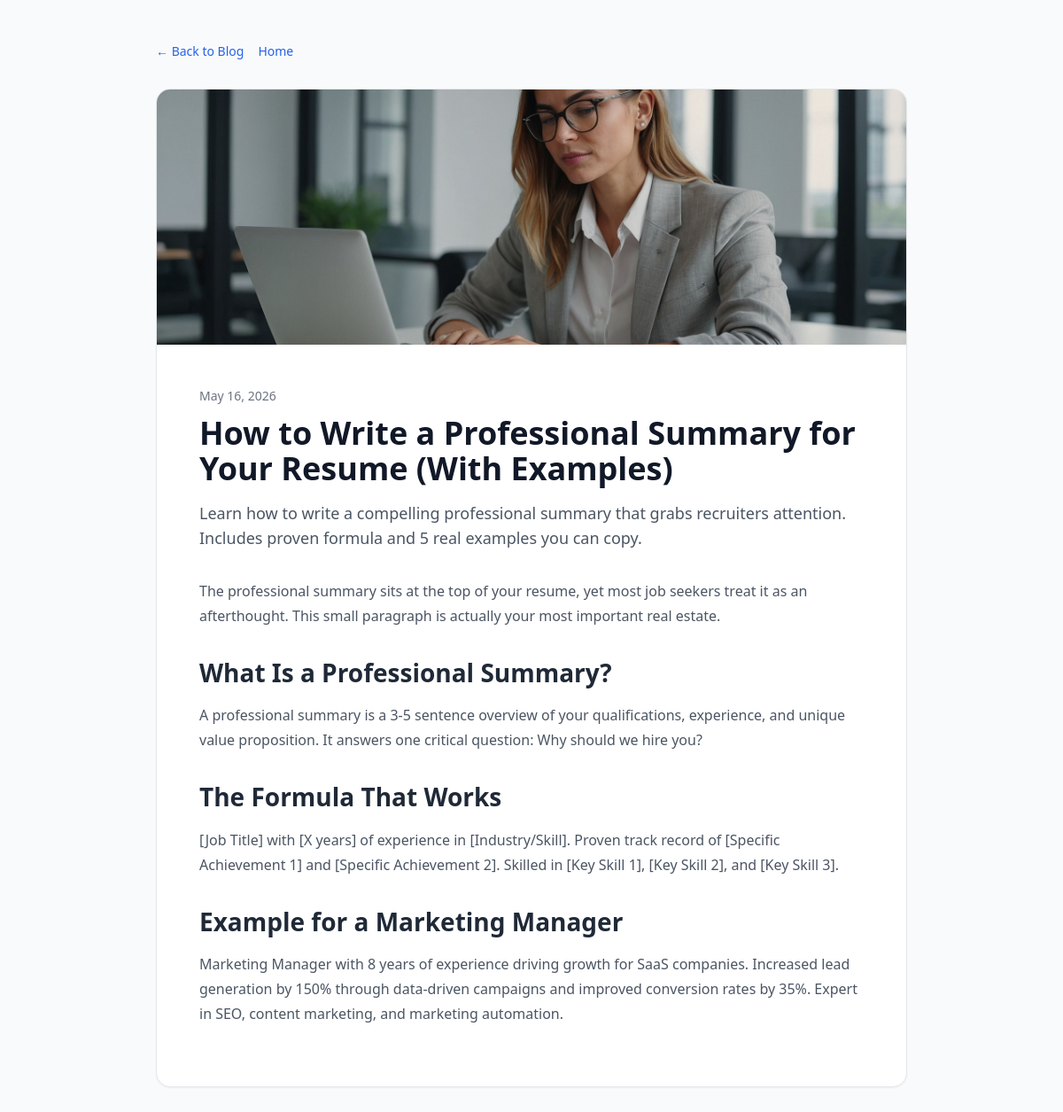
Screenshot of /blog/resume-professional-summary.html with the database file from the repository.
### tables this page shows
CREATE TABLE `blogs` (
  `id` int(11) NOT NULL AUTO_INCREMENT,
  `title` varchar(255) NOT NULL,
  `slug` varchar(255) DEFAULT NULL,
  `excerpt` mediumtext DEFAULT NULL,
  `content` longtext DEFAULT NULL,
  `featured_image` varchar(500) DEFAULT NULL,
  `status` enum('draft','published') DEFAULT 'draft',
  `author_id` int(11) DEFAULT NULL,
  `meta_title` varchar(255) DEFAULT NULL,
  `meta_description` mediumtext DEFAULT NULL,
  `meta_keywords` mediumtext DEFAULT NULL,
  `views` int(11) DEFAULT 0,
  `created_at` timestamp NULL DEFAULT CURRENT_TIMESTAMP,
  `updated_at` timestamp NULL DEFAULT CURRENT_TIMESTAMP ON UPDATE CURRENT_TIMESTAMP,
  PRIMARY KEY (`id`),
  UNIQUE KEY `slug` (`slug`),
  KEY `idx_status` (`status`),
  KEY `idx_author` (`author_id`),
  KEY `idx_created` (`created_at`)
);

### blog.php (the view, shortened to what this page needs)
<?php
require_once __DIR__ . '/config/database.php';
$slug = $_GET['slug'] ?? null;
if ($slug) {
    $stmt = $pdo->prepare("SELECT * FROM blogs WHERE slug = ? AND status = 'published' LIMIT 1");
    $stmt->execute([$slug]);
    $post = $stmt->fetch(PDO::FETCH_ASSOC);
    ?>
    <!DOCTYPE html>
    <html lang="en">
    <head>
        <script src="https://cdn.tailwindcss.com"></script>
    </head>
    <body class="bg-gray-50 text-gray-900">
        <div class="max-w-4xl mx-auto px-6 py-12">
            <div class="mb-8 flex gap-4 text-sm">
                <a href="/blog.html" class="text-blue-600 hover:underline">&larr; Back to Blog</a>
                <a href="/" class="text-blue-600 hover:underline">Home</a>
            </div>
            <article class="bg-white rounded-2xl shadow-sm border border-gray-200 overflow-hidden">
                <?php if (!empty($post['featured_image'])): ?>
                    <img src="<?php echo htmlspecialchars($post['featured_image']); ?>" alt="<?php echo htmlspecialchars($post['title']); ?>" class="w-full h-72 object-cover">
                <?php endif; ?>
                <div class="p-8 md:p-12">
                    <p class="text-sm text-gray-500 mb-3"><?php echo htmlspecialchars(date('F j, Y', strtotime($post['created_at']))); ?></p>
                    <h1 class="text-4xl font-bold text-gray-900 mb-4"><?php echo htmlspecialchars($post['title']); ?></h1>
                    <?php if (!empty($post['excerpt'])): ?>
                        <p class="text-lg text-gray-600 mb-8"><?php echo htmlspecialchars($post['excerpt']); ?></p>
                    <?php endif; ?>
                    <div class="prose prose-slate max-w-none"><?php echo $post['content']; ?></div>
                </div>
            </article>
        </div>
    </body>
    </html>
    <?php
    exit;
}
?>

### blog.php (style rules this page uses)
.prose h2 { font-size: 1.75rem; font-weight: 700; margin-top: 2rem; margin-bottom: 1rem; color: #1f2937; line-height: 1.3; }
.prose p { margin-bottom: 1.25rem; line-height: 1.75; color: #4b5563; }

### rows the page displays
blogs: featured_image (picture), created_at "May 16, 2026", title "How to Write a Professional Summary for Your Resume (With Examples)", excerpt "Learn how to write a compelling professional summary that grabs recruiters attention. Includes proven formula and 5 real examples you can copy.", content "The professional summary sits at the top of your resume, yet most job seekers treat it as an afterthought. This small paragraph is actually your most important real estate. What Is a Professional Summary? A professional summary is a 3-5 sentence overview of your qualifications, experience, and unique value proposition. It answers one critical question: Why should we hire you? The Formula That Works [Job Title] with [X years] of experience in [Industry/Skill]. Proven track record of [Specific Achievement 1] and [Specific Achievement 2]. Skilled in [Key Skill 1], [Key Skill 2], and [Key Skill 3]. Example for a Marketing Manager Marketing Manager with 8 years of experience driving growth for…"
